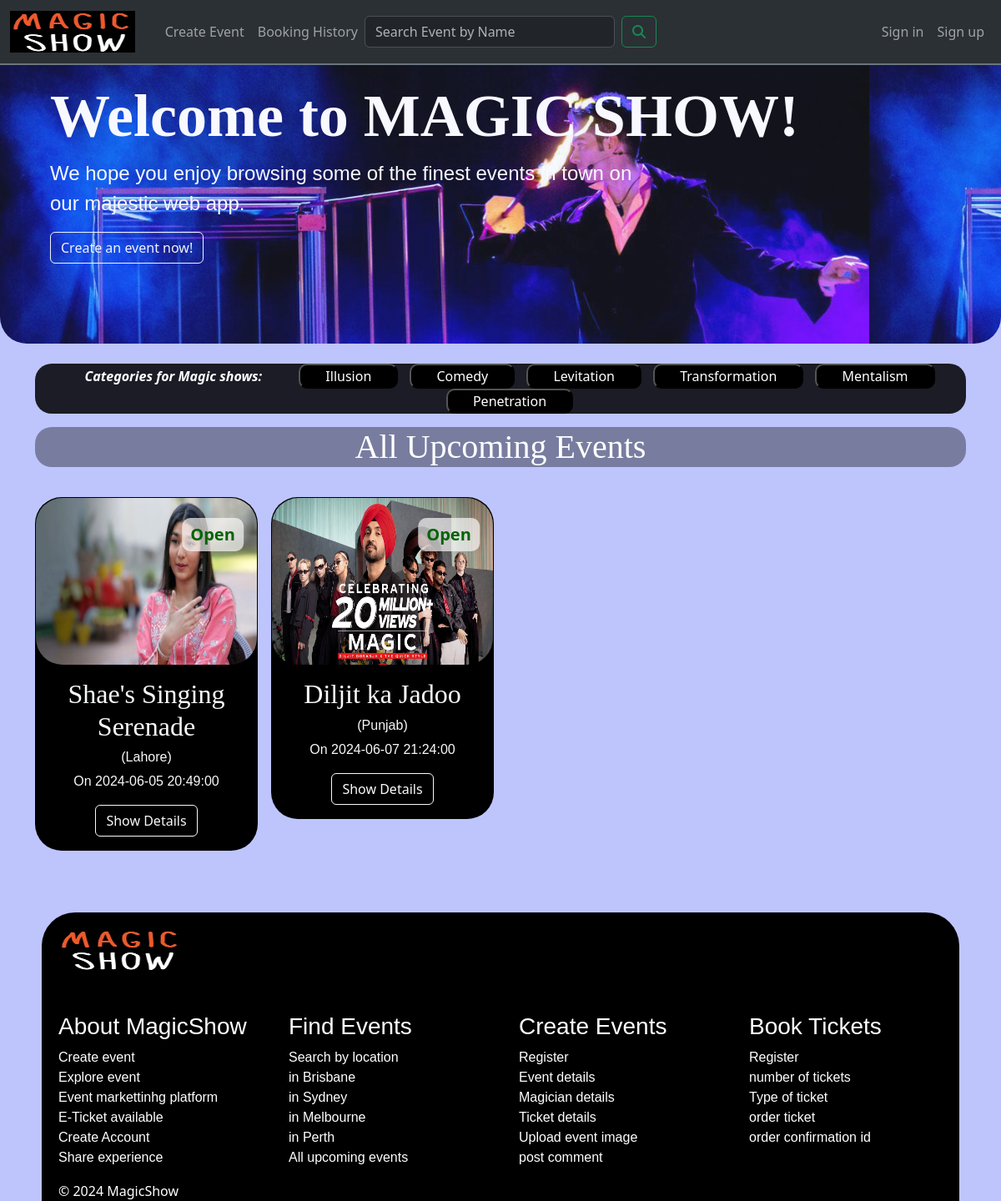
Before: / with the older database file.
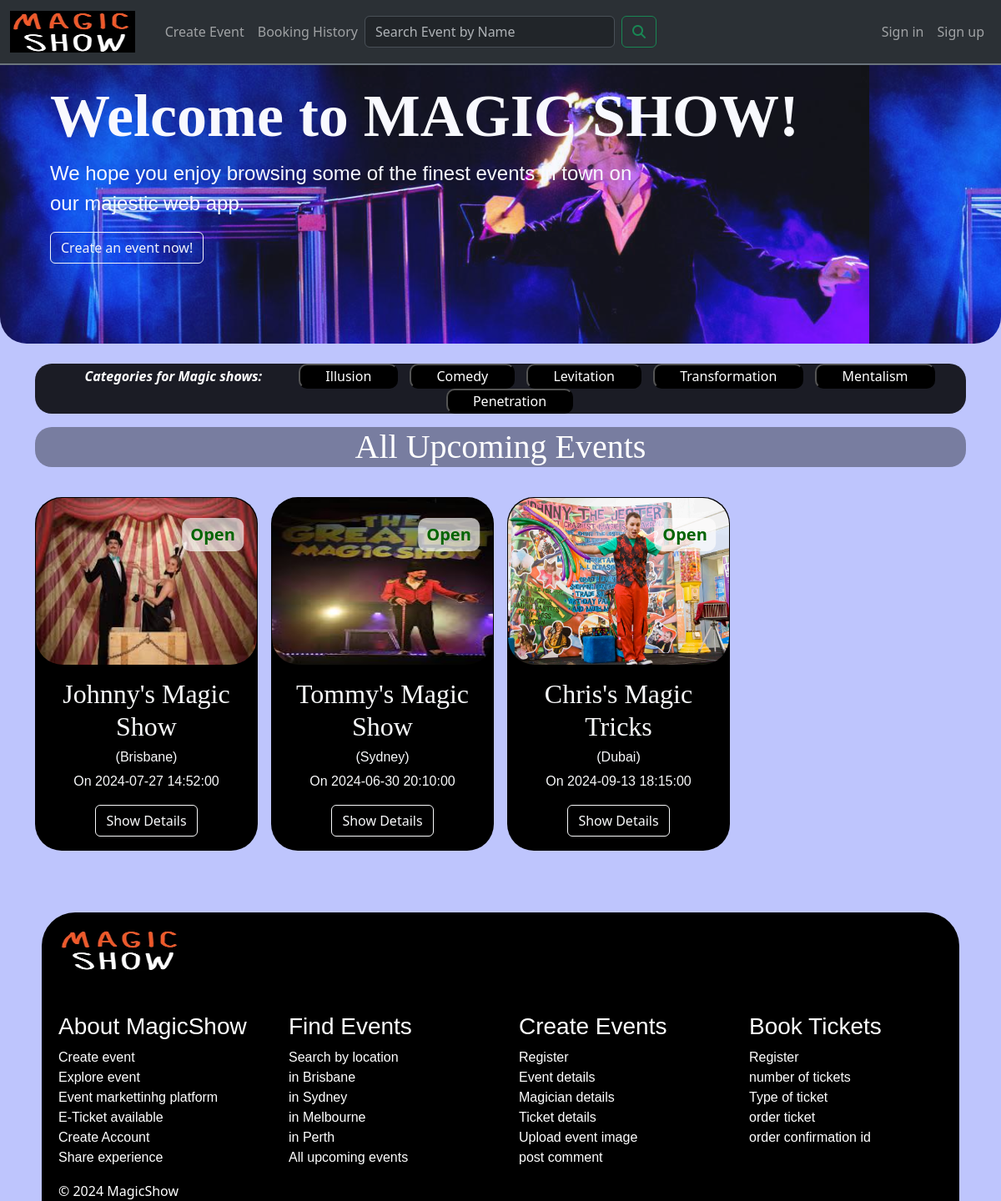
After: the same page with the newer database file.
### website/models.py (models this page shows, shortened)
class Event(db.Model):
    __tablename__ = 'events'
    id = db.Column(db.Integer, primary_key=True, nullable=False)
    userid = db.Column(db.Integer, db.ForeignKey('users.id'))
    eventName = db.Column(db.String(80))
    eventstartDateTime = db.Column(db.DateTime, nullable=False)
    eventendDateTime = db.Column(db.DateTime, nullable=False)
    eventType = db.Column(db.String(50))
    eventLocation = db.Column(db.String(200))
    description = db.Column(db.String(200))
    ticketQuantity = db.Column(db.Integer)
    ticketsAvailable = db.Column(db.Integer)
    ticketPrice = db.Column(db.Float)
    eventImage = db.Column(db.String(400))
    eventStatus = db.Column(db.String(10))
    eventType = db.Column(db.String(50), nullable=False)
    bookings = db.relationship('Booking', backref='event')
    comments = db.relationship('Comment', backref='event')

### website/views.py (the view)
@mainbp.route('/')
def index():
    events = db.session.scalars(db.select(Event)).all()
    return render_template('index.html', events=events, selected_category=None)

### website/templates/index.html (shortened to what this page needs)
{% extends 'base.html' %}
{% import "bootstrap/form.html" as wtf %}
{% block header %}
  <main>
      <div class="jumbotron">
        <div id="background-image" class="p-5 mb-4 bg-body-tertiary rounded-5" style="background-image:url('{{ url_for('static', filename='img/ph2.png') }}'); color: white;">
          <div class="container-fluid py-5">
            <h1 class="display-2 fw-bold text-white">Welcome to <b>MAGIC SHOW!</b></h1>
            <p class="col-md-8 fs-4 text-white">We hope you enjoy browsing some of the finest events in town on our majestic web app.</p>
            <a href="{{ url_for('event.create') }}">
              <button class="btn btn-outline-light" type="button">Create an event now!</button>
            </a>
          </div>
        </div>
      </div>
      {% endblock %}
{% block content %}
<section>
  <div class="container text-center">
    <div class="options">
      <ul id="ul">
        <li id="le"><strong>Categories for Magic shows:</strong></li>
        <li id="li"><a href="{{ url_for('event.filter_by_category', category='Illusion') }}"><button id="opt">Illusion</button></a></li>
        <li id="li"><a href="{{ url_for('event.filter_by_category', category='Comedy') }}"><button id="opt">Comedy</button></a></li>
        <li id="li"><a href="{{ url_for('event.filter_by_category', category='Levitation') }}"><button id="opt">Levitation</button></a></li>
        <li id="li"><a href="{{ url_for('event.filter_by_category', category='Transformation') }}"><button id="opt">Transformation</button></a></li>
        <li id="li"><a href="{{ url_for('event.filter_by_category', category='Mentalism') }}"><button id="opt">Mentalism</button></a></li>
        <li id="li"><a href="{{ url_for('event.filter_by_category', category='Penetration') }}"><button id="opt">Penetration</button></a></li>
      </ul>
    </div>
    <h1 id="headfor1" class="text-white">{{ selected_category if selected_category else 'All' }} Upcoming Events</h1>
    <div id="rowcard" class="row g-3">
      {% if events %}
        {% for event in events %}
        <div class="col-md-6 col-lg-4 col-xl-3 mb-4">
          <div class="card bg-black rounded-5">
            <div class="image-container">
              <img id="imgcard" src="{{ url_for('static', filename=event.eventImage) }}" alt="{{ event.eventName }}" class="rounded-5" height="200" />
              <div class="overlay-text" id="{{ event.eventStatus.lower() }}"><b>{{ event.eventStatus }}</b></div>
            </div>
            <div class="text text-light p-3">
              <h2>{{ event.eventName }}</h2>
              <h6>({{ event.eventLocation }})</h6>
              <p>On {{ event.eventstartDateTime }}</p>
              <a href="{{ url_for('event.show', id=event.id) }}">
                <button class="btn btn-outline-light">Show Details</button>
              </a>
            </div>
          </div>
        </div>
        {% endfor %}
      {% else %}
        <h2>No matching events found.</h2>
      {% endif %}
    </div>
  </div>
</section>
{% endblock %}

### website/templates/base.html (shortened to what this page needs)
<!DOCTYPE html>
<html lang="en">
<head>
  <link href="https://cdn.jsdelivr.net/npm/bootstrap@5.3.3/dist/css/bootstrap.min.css" rel="stylesheet">
  <link rel="stylesheet" href="{{ url_for('static', filename='style.css')}}">
</head>
<body>
    <header>
        <nav class="navbar navbar-custom navbar-expand-lg bg-body-tertiary fixed-top bg-dark" data-bs-theme="dark">
            <div class="container-fluid">
              <a class="navbar-brand" href="{{url_for('main.index')}}">
                <img src="{{url_for('static', filename='img/logo.png')}}" alt="MagicShow" width="150" height="50">
              </a>
              <div class="collapse navbar-collapse" id="navbarSupportedContent">
                <ul class="navbar-nav ms-auto mb-2 mb-lg-0">
                  <li class="nav-item">
                    <a class="nav-link" href="{{ url_for('event.create')}}">Create Event</a>
                  </li>
                  <li class="nav-item">
                    <a class="nav-link" href="{{ url_for('main.history')}}">Booking History</a>
                  </li>
                </ul>
              </div>
              <form class="d-flex" role="search" action="{{url_for('main.search')}}">
                <input class="form-control me-2" style="width:50%;" type="search" name="search" id="SearchForm" placeholder="Search Event by Name" aria-label="Search">
                <button class="btn btn-outline-success" type="submit"><i class="fa-solid fa-magnifying-glass"></i></button>
              </form>
              <div class="collapse navbar-collapse" id="navbarSupportedContent">
                <ul class="navbar-nav ms-auto mb-2 mb-lg-0">
                  {% if current_user.is_authenticated %}
                  <li class="nav-item">
                     <a class="nav-link disabled text-muted" href="#">Welcome {{current_user.userName}}</a>
                  </li>
                  <li>
                     <a class="nav-link" href="{{ url_for('auth.logout') }}">Log Out</a>
                  </li>
                  {% else %}
                  <li class="nav-item">
                    <a class="nav-link" href="{{ url_for('auth.login') }}">Sign in</a>
                  </li>
                  <li class="nav-item">
                    <a class="nav-link" href="{{ url_for('auth.register') }}">Sign up</a>
                  </li>
                  {% endif %}
                </ul>
              </div>
            </div>
          </nav>
        {% block header %}
        {% endblock %}
    </header>
    {% block content %}
    {% endblock %}
    <footer class="footer">
        <section class="top">
            <img id="footerimage" src="{{url_for('static', filename='img/logo.png')}}" width="150" height="50" >
            <div class="footer">
              <div class="row footerrow text-left">
                <div class="col-lg-3 col-md-6 mb-4 mb-md-0">
                  <h3>About MagicShow</h3>
                   <ul class="list-unstyled">
                    <li> <a>Create event</a> </li>
                    <li> <a>Explore event</a> </li>
                    <li> <a>Event markettinhg platform</a> </li>
                    <li> <a>E-Ticket available</a> </li>
                    <li> <a>Create Account</a> </li>
                    <li> <a>Share experience</a> </li>
                  </ul>
                </div>
                <div class="col-lg-3 col-md-6 mb-4 mb-md-0">
                  <h3>Find Events</h3>
                    <ul class="list-unstyled">
                    <li> <a>Search by location</a> </li>
                    <li>  <a>in Brisbane</a> </li>
                    <li>  <a>in Sydney</a> </li>
                    <li>  <a>in Melbourne</a> </li>
                    <li>  <a>in Perth</a> </li>
                    <li>  <a>All upcoming events</a> </li>
                    </ul>
                </div>
                <div class="col-lg-3 col-md-6 mb-4 mb-md-0">
                  <h3>Create Events</h3>
                    <ul class="list-unstyled">
                    <li> <a>Register</a> </li>
                    <li>  <a>Event details</a> </li>
                    <li>  <a>Magician details</a> </li>
                    <li>  <a>Ticket details</a> </li>
                    <li>  <a>Upload event image</a> </li>
                    <li>  <a>post comment</a> </li>
                    </ul>
                </div>
                <div class="col-lg-3 col-md-6 mb-4 mb-md-0">
                  <h3>Book Tickets</h3>
                    <ul class="list-unstyled">
                      <li> <a>Register</a> </li>
                      <li>  <a>number of tickets</a> </li>
                      <li>  <a>Type of ticket</a> </li>
                    <li>  <a>order ticket</a> </li>
                    <li>  <a>order confirmation id</a> </li>
                    </ul>
                </div>
              </div>
            </div>
          </section>
          <section class="bottom">© 2024 MagicShow</section>
    </footer>
</body>
</html>

### website/static/style.css (style rules this page uses)
body { background-color: rgba(2, 31, 248, 0.253); }
#background-image { opacity: 0.9; }
.card { background-color: rgba(95, 95, 112, 0); height:max-content; }
#rowcard { margin-top:20px; }
#headfor1 { background-color:rgba(0, 0, 0, 0.367); color:white; border-radius:20px; }
.navbar-custom { background-color: black; border-bottom: 2px solid #6c757d; }
.navbar-custom .nav-link { color: #ffffff8d; transition: color 0.3s ease; }
.top { border-top-left-radius:40px; border-top-right-radius:40px; margin-left:50px; margin-top: 50px; margin-right:50px; background-color: black; }
.footerrow { margin-top:50px; padding-left:20px; color:white }
.bottom { margin-left:50px; margin-right:50px; padding-left:20px; background-color: black; color:white; }
#footerimage { margin-left:20px; margin-top:20px; }
#imgcard { display:block; margin-left: auto; margin-right: auto; width: 100%; }
.image-container { position: relative; display: inline-block; }
.image-container img { display: block; }
.overlay-text { position:absolute; top: 22%; left: 80%; transform: translate(-50%, -50%); background-color: #fffefea9; color: #fe0404; padding: 5px 10px; font-size: 20px; border-radius:10px; }
#open { color:darkgreen; }
form { width:90%; max-width: 600px; }
input,textarea { width:100%; padding:10px; outline:100px; border: 1px #fff #000000; color: #040000; background:transparent; font-size:15px; }
h1 { font-family:Georgia, 'Times New Roman', Times, serif; }
p { font-family:'Trebuchet MS', 'Lucida Sans Unicode', 'Lucida Grande', 'Lucida Sans', Arial, sans-serif; }
h2 { font-family:Georgia, 'Times New Roman', Times, serif; }
h6 { font-family:'Trebuchet MS', 'Lucida Sans Unicode', 'Lucida Grande', 'Lucida Sans', Arial, sans-serif; }
h3 { font-family:'Trebuchet MS', 'Lucida Sans Unicode', 'Lucida Grande', 'Lucida Sans', Arial, sans-serif; }
.list-unstyled { font-family:'Trebuchet MS', 'Lucida Sans Unicode', 'Lucida Grande', 'Lucida Sans', Arial, sans-serif; }
#ul { list-style:none; background-color:rgba(0, 0, 0, 0.854); border-radius:20px; }
#li { display: inline-block; margin-right:10px; font-style: italic; }
#le { display: inline-block; margin-right:10px; color:white; padding-right:30px; font-style: italic; }
#opt { border-radius:10px; background-color:rgb(0, 0, 0); color:white; padding-right:30px; padding-left:30px; }

Changed rows visible on the page:
changed Event: eventImage: a different picture; eventName "Shae's Singing Serenade" → "Johnny's Magic Show"; eventLocation "Lahore" → "Brisbane"; eventstartDateTime "2024-06-05 20:49:00" → "2024-07-27 14:52:00"
changed Event: eventImage: a different picture; eventName "Diljit ka Jadoo" → "Tommy's Magic Show"; eventLocation "Punjab" → "Sydney"; eventstartDateTime "2024-06-07 21:24:00" → "2024-06-30 20:10:00"
added Event: eventImage (picture), eventStatus "Open", eventName "Chris's Magic Tricks", eventLocation "Dubai", eventstartDateTime "2024-09-13 18:15:00"
